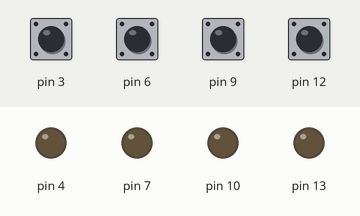
Recording of a sketch running on a simulated Arduino Uno, built with avr-gcc and run on an emulated ATmega328P. Shown: output pins drawn as LEDs (lit = HIGH). The test bench sets the inputs (shaded band); at power-on: pin 3, pin 6, pin 9, pin 12 HIGH. What the sketch prints to the serial monitor is not drawn.

Above: at 1.3 s.
1.4 s: pin 3 pulled LOW for 0.3 s
At 1.77 s:
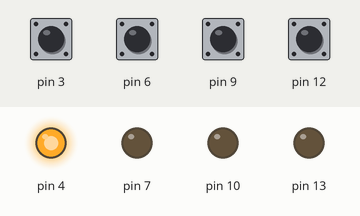
3.4 s: pin 6 pulled LOW for 0.3 s
At 3.66 s:
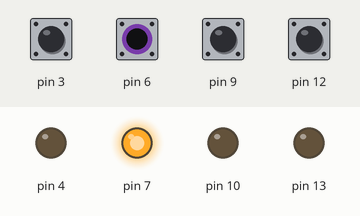
5.3 s: pin 9 pulled LOW for 0.3 s
At 5.55 s:
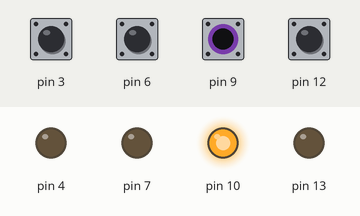
7.1 s: pin 12 pulled LOW for 0.3 s
At 7.45 s:
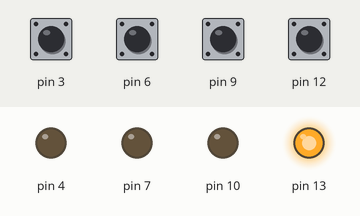
9.0 s: pin 3 pulled LOW for 1 s
At 11.2 s:
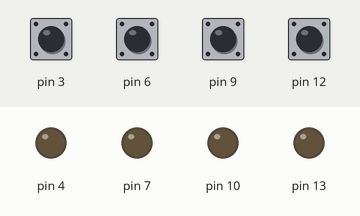
13.0 s: pin 6 pulled LOW for 1 s
At 13.9 s:
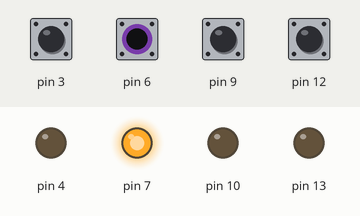
Timing chart, 0 to 16.0 s (numbered marks = the images above; inputs shaded):
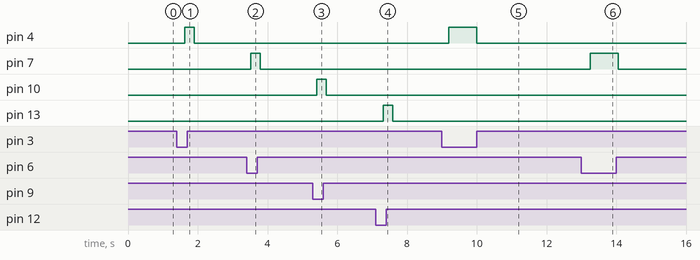

Measured:
- after the input at 1.4 s, pin 4: LOW → HIGH after 0.23 s, → LOW 0.27 s later
- after the input at 3.4 s, pin 7: LOW → HIGH after 0.12 s, → LOW 0.27 s later
- after the input at 5.3 s, pin 10: LOW → HIGH after 0.12 s, → LOW 0.27 s later
- after the input at 7.1 s, pin 13: LOW → HIGH after 0.22 s, → LOW 0.27 s later
- after the input at 9.0 s, pin 4: LOW → HIGH after 0.19 s, → LOW 0.81 s later
- after the input at 13.0 s, pin 7: LOW → HIGH after 0.25 s, → LOW 0.81 s later

The sketch:

nets_lights_arduino.ino
```cpp
#include <CapacitiveSensor.h>

CapacitiveSensor   cs_2_3 = CapacitiveSensor(2,3); // 1M resistor between pins 4 & 8, pin 8 is sensor pin, add a wire and or foil
CapacitiveSensor   cs_5_6 = CapacitiveSensor(5,6); // 1M resistor between pins 4 & 8, pin 8 is sensor pin, add a wire and or foil
CapacitiveSensor   cs_8_9 = CapacitiveSensor(8,9); // 1M resistor between pins 4 & 8, pin 8 is sensor pin, add a wire and or foil
CapacitiveSensor   cs_11_12 = CapacitiveSensor(11,12);
void setup()
{
   cs_2_3.set_CS_AutocaL_Millis(0xFFFFFFFF);
   cs_5_6.set_CS_AutocaL_Millis(0xFFFFFFFF);
   cs_8_9.set_CS_AutocaL_Millis(0xFFFFFFFF);// turn off autocalibrate on channel 1 - just as an example
   cs_11_12.set_CS_AutocaL_Millis(0xFFFFFFFF);
   Serial.begin(9600);
   pinMode(4,OUTPUT);
   pinMode(7,OUTPUT);
   pinMode(10,OUTPUT);
   pinMode(13,OUTPUT);

}

void writeToSerial(byte col, byte row, byte on) {
  Serial.write(col);
  Serial.write(row);
  Serial.write(on);
}

void loop()
{


 long sensor1 =  cs_2_3.capacitiveSensor(50);
   if(sensor1 >= 1000)
   {
    digitalWrite(4,HIGH);
    writeToSerial(0, 0, 1);
   }
   else{
    digitalWrite(4,LOW);
    writeToSerial(0, 0, 0);

   }

long sensor2 =  cs_5_6.capacitiveSensor(50);
   if(sensor2 >= 1000)
   {
    digitalWrite(7,HIGH);
    writeToSerial(0, 1, 1);

   }
   else{
    digitalWrite(7,LOW);
    writeToSerial(0, 1, 0);
   }

long sensor3 =  cs_8_9.capacitiveSensor(50);
   if(sensor3 >= 2000)
   {
    digitalWrite(10,HIGH);
    writeToSerial(1, 0, 1);
   }
   else{
    digitalWrite(10,LOW);
    writeToSerial(1, 0, 0);
   }

   long sensor4 =  cs_11_12.capacitiveSensor(50);

   if(sensor4 >= 1000)
   {
    digitalWrite(13,HIGH);
    writeToSerial(1, 1, 1);
   }
   else{
    digitalWrite(13,LOW);
    writeToSerial(1, 1, 0);
   }

   delay(250);
}
```
